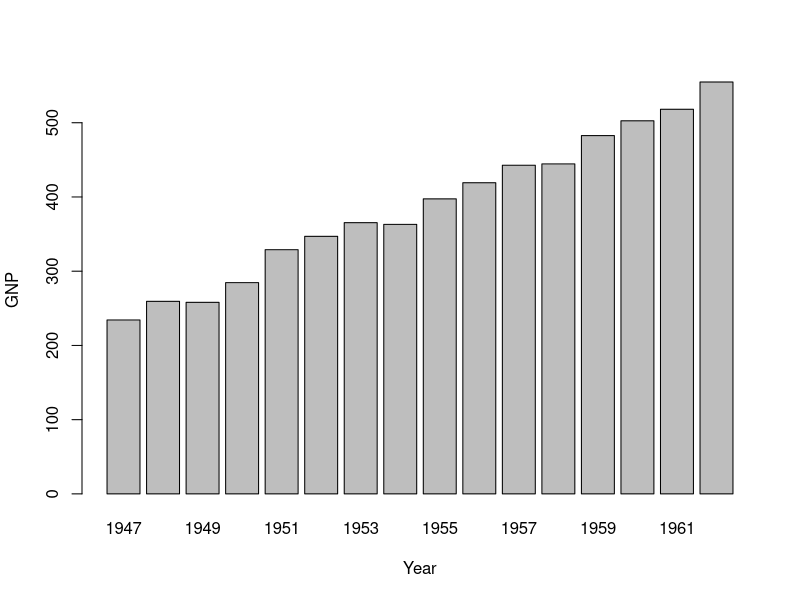
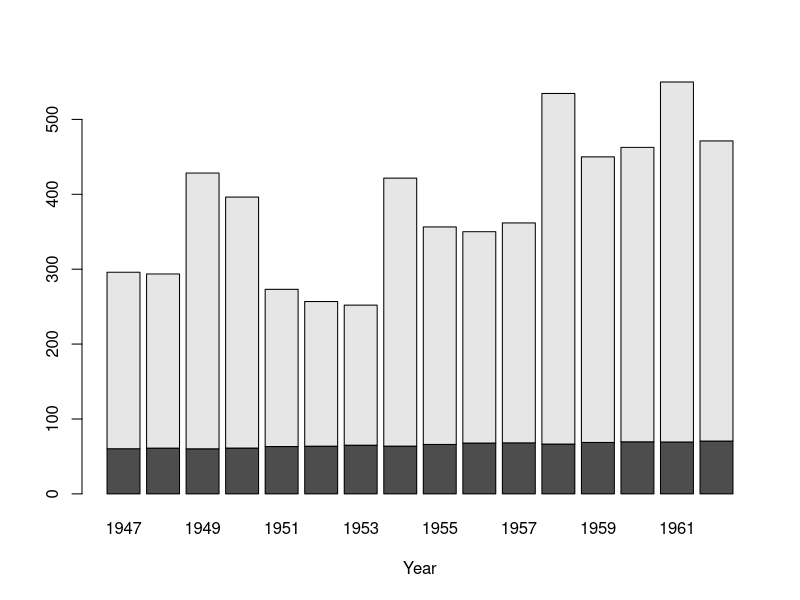
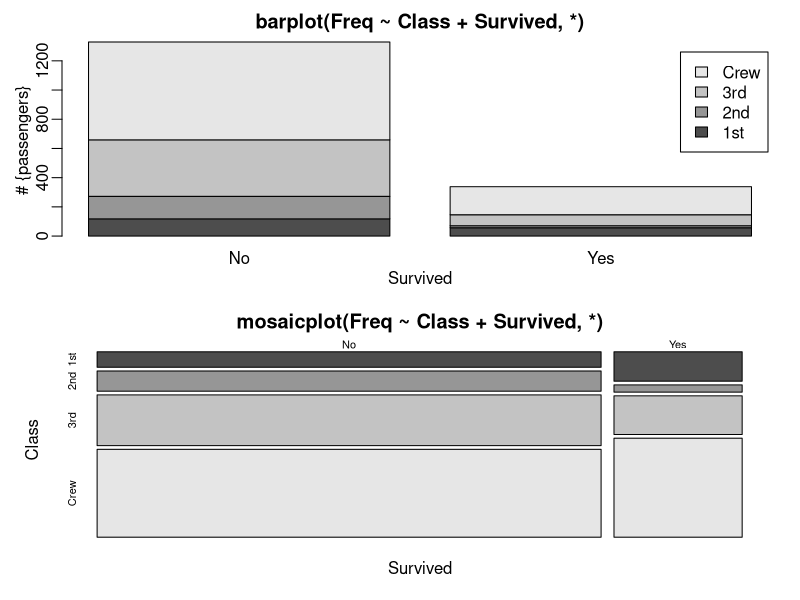
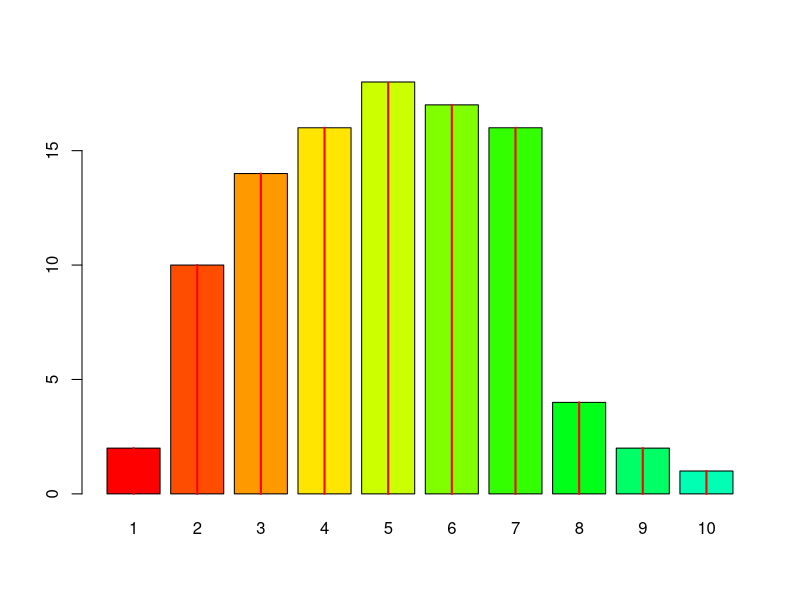
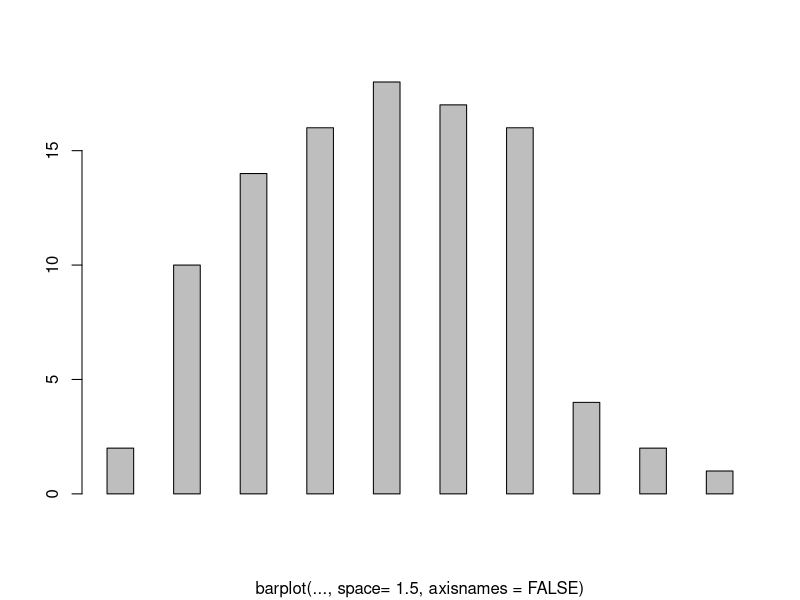
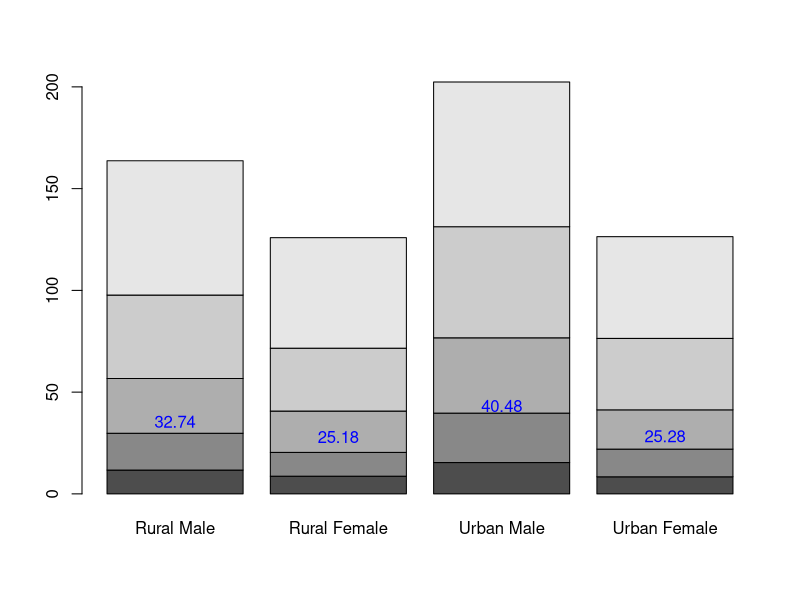
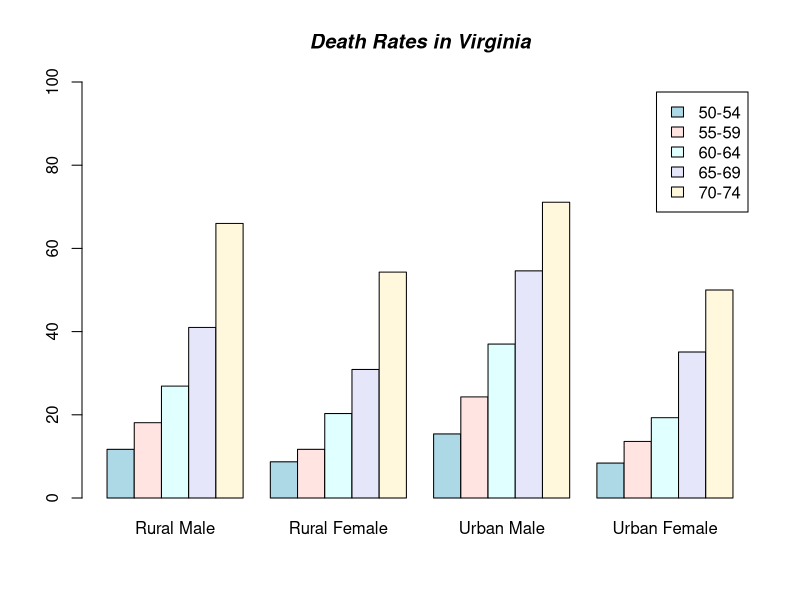
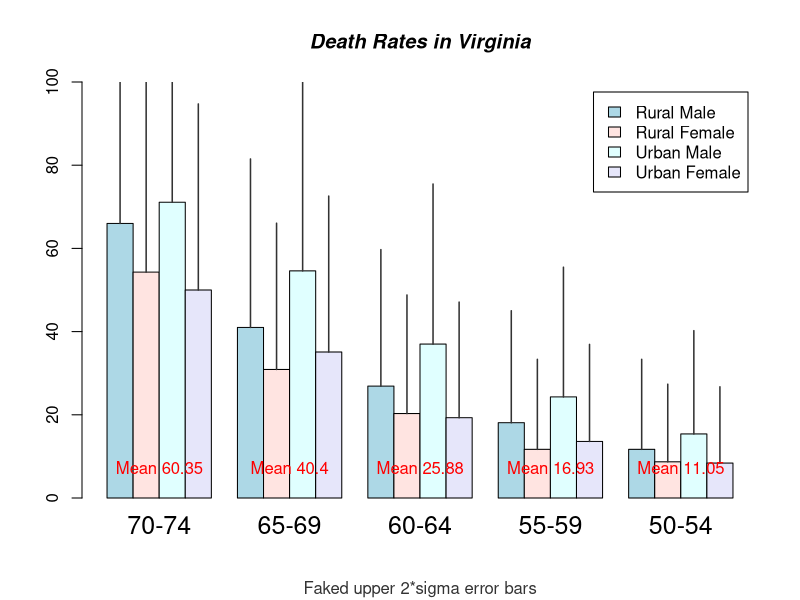

The R script that drew these images, in order:
## ---- chunk 1
example(barplot) #Bar Plot
example(boxplot) #Box Plot
example(curve)   #Function Plot
example(hist)    #Histogram
example(pairs)   #Scatterplot Matrix
example(persp)   #Perspective Plot   
## ---- chunk 2
HairEyeColor #HairEyeColor 데이터 확인

pie(HairEyeColor[1, ,1],  #검은머리, 눈색 전부, 남자 데이터 지정
main="Black Hair, Male")  #main=" " 차트 제목 입력
## ---- chunk 3
barplot(HairEyeColor[1, ,1],   #검은머리, 눈색 전부, 남자 데이터 지정
ylim=c(0,  35),                #y축의 최댓값, 최솟값 지정
main= "Black Hair,  Male")     #차트 제목 입력
## ---- chunk 4
barplot(HairEyeColor[, , 1],               #남학생 데이터(4x4  분할표)  입력
ylim=c(0, 60), main="Male",                #y축 범위, 차트 제목 입력
beside=T,                                  #기둥 병렬 입력
col=c ("Black", "Brown", "Red", "yellow"), #기둥 색상 입력
legend=rownames(HairEyeColor))             #범례 입력
## ---- chunk 5
head(trees, n=15)                             #내용 출력(상위  15개  행) # 지름(Girth), 높이(Height), 용적(Volume)
hist(trees$Height, main="Histogram Height",   # 데이터 입력, 차트 제목 입력
ylim=c(0,0.07), labels=T, freq=F)             # y축 범위 설정(0~0.07),기둥 수치표시 여부(T/F), 상대도수 표시여부(T/F)
## ---- chunk 6
plot(trees$Girth, trees$Height,   # 지름변수(Girth)와 높이변수(Height)의 산포도 생성
main="Plot  Girth  and Height")   # 차트 제목 입력
pairs(trees, main= "Plot trees")  #산포도 행렬 생성. 모든 변수들 간의 산포도 생성
## ---- chunk 7
boxplot(trees,main="Boxplot trees") # trees 데이터의 상자 그림  생성
# 선분 순서대로 최댓값，3사분위수，중앙값，2사분위수，최솟값(summar() 함수 결과)
# 작은 원은 극단값(outlier)
## ---- chunk 8
plot(density(trees$Height),       # 확를밀도함수 그래프 생성, density(): 확률밀도함수 추정
main="Density Plot trees$Height") # 차트 제목 입력
## ---- chunk 9
set.seed(123)         # 난수시드 입력(123)
Y<-rchisq(500,df=5)   # 자유도 5개인 카이분포 따르는 난수  500개  생성
qqnorm(Y)             # Q-Q 그래프  생성, 데이터 Y와 정규분포로 지정된 미지의 값 비교
qqline(Y)             # 직선 추가해서 데이터가 선형일 때와 비교
## ---- chunk 10
set.seed (123)         # 난수 시드 입력
Y<-rt(500,df=10)       # 자유도 10 t분포 따르는 따르는 난수 500개 생성
X<-rt(500,df=10)       # 자유도 10 t분포 따르는 따르는 난수 500개 생성
qqplot(x=X,y=Y, main= "Quantile-Quantile Plot")   # Q-Q 그래프 생성
abline(a=0, b=1)       # 절편 0, 기울기 1 직선 입력
## ---- chunk 11
plot(UKgas, main="Line Chart UKgas") # UKgas 선 그림표  생성
# 1960년 1분기~1981년 4분기 영국 가스 소비량 시계열 데이터, 단위: 백만 섬(therms)
## ---- chunk 12
L<-K<-seq(1, 100, 5)           # 독립변수 L과 K의 값 입력. 1부터 100까지 5씩 증가하는 연속값
fn<-function(L, K) {           # 콥-더글러스 함수 정의
A<-0.6; alpha<-0.7; beta<-0.3  # 생산성 상수 A=0.6, 노동소득분배율 α=0.7, 자본소득분배율 β=0.3 지정
A*(L^alpha)*(K^beta)           # 함수식 계산
}
## ---- chunk 13
Q<-outer(L,K,fn)  # 콥-더글러스  함수 관계를  이용하여 두 변수의 외적율 구함
persp(x=L, y=K, z=Q, theta=25, phi=15, expand=0.7, col="green",
# persp(x=, y=, z=,): 3차원 그래프 인수 지정하기
# theta: 방위각(azimuthal). 값이 커질수록 시점이 오른쪽으로  이동
# phi: 여위도(colatitude). 값이 커질수록 시점이 위쪽으로 이동
# expand: 종속변수 확장 정도. 1 보다 클수록 원래보다 확장, 작을수록 축소
# shade: 표면에 그림자 효과 주기
shade=0.2, main="Cobb-Douglas production function")  # 3차원  그림표 생성
